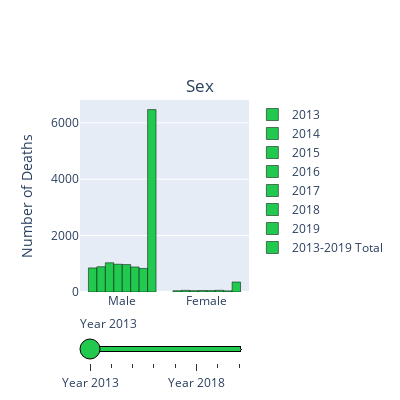
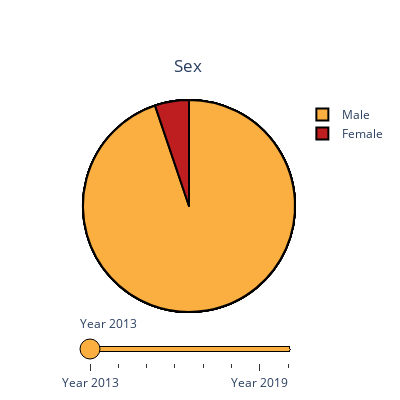

Notebook code cell kept with these figures, in order:
### Code cell
#SEX
data_slider = []
for year in [2013,2014,2015,2016,2017,2018,2019,'Total']:
    if year != 'Total':
        data_each_yr = dict(
                            type='bar',
                            x = fulldb["Victim's gender"].value_counts().index,
                            y=fulldb[fulldb['Year'] == year]["Victim's gender"].value_counts(),
                            hovertemplate = '<b><i>Sex: %{x}</i></b><br><br>Number of Deaths: %{y}<br>Proportion of ' + str(year)  +  ' Total: ' + (round((fulldb[fulldb['Year']==year]["Victim's gender"].value_counts()/len(fulldb[fulldb['Year']==year]["Victim's gender"]))*100,2)).astype(str) + '%<extra></extra>',
                            name = year,
                            marker_color='#22c94f',
                            marker_line_color='black')
    else:
        data_each_yr = dict(
                            type='bar',
                            x = fulldb["Victim's gender"].value_counts().index,
                            y=fulldb["Victim's gender"].value_counts(),
                            hovertemplate = '<b><i>Sex: %{x}</i></b><br><br>Number of Deaths: %{y}<br>Proportion of Total: ' + (round((fulldb["Victim's gender"].value_counts()/len(fulldb["Victim's gender"]))*100,2)).astype(str) + '%<extra></extra>',
                            name = '2013-2019 Total',
                            marker_color='#22c94f',
                            marker_line_color='black')
    data_slider.append(data_each_yr)

steps = []
for i in range(len(data_slider)):
    if i < len(data_slider) - 1:
        step = dict(method='restyle',
                    args=['visible', [False] * len(data_slider)],
                    label='Year {}'.format(i + 2013))
    else:
        step = dict(method='restyle',
                    args=['visible', [False] * len(data_slider)],
                    label='2013-2019 Total')
    step['args'][1][i] = True
    steps.append(step)
    

sliders = [dict(active=0, pad={"t": 20}, steps=steps,bgcolor='#22c94f',bordercolor='black')]

layout = dict(title ={'text':'Sex','x':0.5,'y':0.8},
              yaxis_title = {'text':'Number of Deaths'},
              sliders=sliders,height=400,width=400)

fig = go.Figure(dict(data=data_slider, layout=layout))

fig.show()

data_slider = []
for year in [2013,2014,2015,2016,2017,2018,2019,'Total']:
    if year != 'Total':
        data_each_yr = dict(
                            type='pie',
                            labels = fulldb["Victim's gender"].value_counts().index,
                            values=fulldb[fulldb['Year'] == year]["Victim's gender"].value_counts(),
                            hovertemplate = '<b><i>Sex: ' + fulldb["Victim's gender"].value_counts().index +'</i></b><br><br>Number of Deaths: ' + fulldb[fulldb['Year'] == year]["Victim's gender"].value_counts().astype(str) + '<br>Percentage of ' + str(year)  +  ' Total: %{percent}%<extra></extra>',
                            name = year,
                            marker = dict(colors=['#FAAF40','BE1E20'],line_color='black',line_width=2),
                            textinfo = 'none',
                            insidetextfont_size=14,
                            outsidetextfont_size=14
                            )
    else:
        data_each_yr = dict(
                            type='pie',
                            labels = fulldb["Victim's gender"].value_counts().index,
                            values=fulldb["Victim's gender"].value_counts(),
                            hovertemplate = '<b><i>Sex: ' + fulldb["Victim's gender"].value_counts().index +'</i></b><br><br>Number of Deaths: ' + fulldb["Victim's gender"].value_counts().astype(str)+ '<br>Percentage of Total: %{percent}%<extra></extra>',
                            name = '2013-2019 Cumulative Total',
                            marker = dict(colors=['#FAAF40','BE1E20'],line_color='black',line_width=2),
                            textinfo = 'none',
                            insidetextfont_size=14,
                            outsidetextfont_size=14)
    data_slider.append(data_each_yr)

steps = []
for i in range(len(data_slider)):
    if i < len(data_slider) - 1:
        step = dict(method='restyle',
                    args=['visible', [False] * len(data_slider)],
                    label='Year {}'.format(i + 2013))
    else:
        step = dict(method='restyle',
                    args=['visible', [False] * len(data_slider)],
                    label='2013-2019 Cumulative Total')
    step['args'][1][i] = True
    steps.append(step)
    

sliders = [dict(active=0, pad={"t": 0}, steps=steps,bgcolor='#FAAF40',bordercolor='black',activebgcolor='#BE1E20')]

layout = dict(title ={'text':'Sex','x':0.47,'y':0.85},
              yaxis_title = {'text':'Number of Deaths'},
              sliders=sliders,height=400,width=400,showlegend=True)

figsex = go.Figure(dict(data=data_slider, layout=layout))

figsex.show()

### Figure 1 — Plotly figure (JSON) as saved in the notebook; plotly's stock layout.template omitted (floating-point values rounded to 4 significant figures)
{"data": [{"hovertemplate": ["<b><i>Sex: %{x}</i></b><br><br>Number of Deaths: %{y}<br>Proportion of 2013 Total: 94.99%<extra></extra>", "<b><i>Sex: %{x}</i></b><br><br>Number of Deaths: %{y}<br>Proportion of 2013 Total: 5.01%<extra></extra>"], "marker": {"color": "#22c94f", "line": {"color": "black"}}, "name": "2013", "type": "bar", "x": ["Male", "Female"], "y": [854, 45]}, {"hovertemplate": ["<b><i>Sex: %{x}</i></b><br><br>Number of Deaths: %{y}<br>Proportion of 2014 Total: 93.82%<extra></extra>", "<b><i>Sex: %{x}</i></b><br><br>Number of Deaths: %{y}<br>Proportion of 2014 Total: 6.18%<extra></extra>"], "marker": {"color": "#22c94f", "line": {"color": "black"}}, "name": "2014", "type": "bar", "x": ["Male", "Female"], "y": [896, 59]}, {"hovertemplate": ["<b><i>Sex: %{x}</i></b><br><br>Number of Deaths: %{y}<br>Proportion of 2015 Total: 95.66%<extra></extra>", "<b><i>Sex: %{x}</i></b><br><br>Number of Deaths: %{y}<br>Proportion of 2015 Total: 4.34%<extra></extra>"], "marker": {"color": "#22c94f", "line": {"color": "black"}}, "name": "2015", "type": "bar", "x": ["Male", "Female"], "y": [1037, 47]}, {"hovertemplate": ["<b><i>Sex: %{x}</i></b><br><br>Number of Deaths: %{y}<br>Proportion of 2016 Total: 94.99%<extra></extra>", "<b><i>Sex: %{x}</i></b><br><br>Number of Deaths: %{y}<br>Proportion of 2016 Total: 5.01%<extra></extra>"], "marker": {"color": "#22c94f", "line": {"color": "black"}}, "name": "2016", "type": "bar", "x": ["Male", "Female"], "y": [985, 52]}, {"hovertemplate": ["<b><i>Sex: %{x}</i></b><br><br>Number of Deaths: %{y}<br>Proportion of 2017 Total: 95.11%<extra></extra>", "<b><i>Sex: %{x}</i></b><br><br>Number of Deaths: %{y}<br>Proportion of 2017 Total: 4.89%<extra></extra>"], "marker": {"color": "#22c94f", "line": {"color": "black"}}, "name": "2017", "type": "bar", "x": ["Male", "Female"], "y": [973, 50]}, {"hovertemplate": ["<b><i>Sex: %{x}</i></b><br><br>Number of Deaths: %{y}<br>Proportion of 2018 Total: 93.67%<extra></extra>", "<b><i>Sex: %{x}</i></b><br><br>Number of Deaths: %{y}<br>Proportion of 2018 Total: 6.33%<extra></extra>"], "marker": {"color": "#22c94f", "line": {"color": "black"}}, "name": "2018", "type": "bar", "x": ["Male", "Female"], "y": [888, 60]}, {"hovertemplate": ["<b><i>Sex: %{x}</i></b><br><br>Number of Deaths: %{y}<br>Proportion of 2019 Total: 95.32%<extra></extra>", "<b><i>Sex: %{x}</i></b><br><br>Number of Deaths: %{y}<br>Proportion of 2019 Total: 4.68%<extra></extra>"], "marker": {"color": "#22c94f", "line": {"color": "black"}}, "name": "2019", "type": "bar", "x": ["Male", "Female"], "y": [835, 41]}, {"hovertemplate": ["<b><i>Sex: %{x}</i></b><br><br>Number of Deaths: %{y}<br>Proportion of Total: 94.81%<extra></extra>", "<b><i>Sex: %{x}</i></b><br><br>Number of Deaths: %{y}<br>Proportion of Total: 5.19%<extra></extra>"], "marker": {"color": "#22c94f", "line": {"color": "black"}}, "name": "2013-2019 Total", "type": "bar", "x": ["Male", "Female"], "y": [6468, 354]}], "layout": {"height": 400, "sliders": [{"active": 0, "bgcolor": "#22c94f", "bordercolor": "black", "pad": {"t": 20}, "steps": [{"args": ["visible", [true, false, false, false, false, false, false, false]], "label": "Year 2013", "method": "restyle"}, {"args": ["visible", [false, true, false, false, false, false, false, false]], "label": "Year 2014", "method": "restyle"}, {"args": ["visible", [false, false, true, false, false, false, false, false]], "label": "Year 2015", "method": "restyle"}, {"args": ["visible", [false, false, false, true, false, false, false, false]], "label": "Year 2016", "method": "restyle"}, {"args": ["visible", [false, false, false, false, true, false, false, false]], "label": "Year 2017", "method": "restyle"}, {"args": ["visible", [false, false, false, false, false, true, false, false]], "label": "Year 2018", "method": "restyle"}, {"args": ["visible", [false, false, false, false, false, false, true, false]], "label": "Year 2019", "method": "restyle"}, {"args": ["visible", [false, false, false, false, false, false, false, true]], "label": "2013-2019 Total", "method": "restyle"}]}], "title": {"text": "Sex", "x": 0.5, "y": 0.8}, "width": 400, "yaxis": {"title": {"text": "Number of Deaths"}}}}

### Figure 2 — Plotly figure (JSON) as saved in the notebook; plotly's stock layout.template omitted (floating-point values rounded to 4 significant figures)
{"data": [{"hovertemplate": ["<b><i>Sex: Male</i></b><br><br>Number of Deaths: 854<br>Percentage of 2013 Total: %{percent}%<extra></extra>", "<b><i>Sex: Female</i></b><br><br>Number of Deaths: 45<br>Percentage of 2013 Total: %{percent}%<extra></extra>"], "insidetextfont": {"size": 14}, "labels": ["Male", "Female"], "marker": {"colors": ["#FAAF40", "BE1E20"], "line": {"color": "black", "width": 2}}, "name": "2013", "outsidetextfont": {"size": 14}, "textinfo": "none", "type": "pie", "values": [854, 45]}, {"hovertemplate": ["<b><i>Sex: Male</i></b><br><br>Number of Deaths: 896<br>Percentage of 2014 Total: %{percent}%<extra></extra>", "<b><i>Sex: Female</i></b><br><br>Number of Deaths: 59<br>Percentage of 2014 Total: %{percent}%<extra></extra>"], "insidetextfont": {"size": 14}, "labels": ["Male", "Female"], "marker": {"colors": ["#FAAF40", "BE1E20"], "line": {"color": "black", "width": 2}}, "name": "2014", "outsidetextfont": {"size": 14}, "textinfo": "none", "type": "pie", "values": [896, 59]}, {"hovertemplate": ["<b><i>Sex: Male</i></b><br><br>Number of Deaths: 1037<br>Percentage of 2015 Total: %{percent}%<extra></extra>", "<b><i>Sex: Female</i></b><br><br>Number of Deaths: 47<br>Percentage of 2015 Total: %{percent}%<extra></extra>"], "insidetextfont": {"size": 14}, "labels": ["Male", "Female"], "marker": {"colors": ["#FAAF40", "BE1E20"], "line": {"color": "black", "width": 2}}, "name": "2015", "outsidetextfont": {"size": 14}, "textinfo": "none", "type": "pie", "values": [1037, 47]}, {"hovertemplate": ["<b><i>Sex: Male</i></b><br><br>Number of Deaths: 985<br>Percentage of 2016 Total: %{percent}%<extra></extra>", "<b><i>Sex: Female</i></b><br><br>Number of Deaths: 52<br>Percentage of 2016 Total: %{percent}%<extra></extra>"], "insidetextfont": {"size": 14}, "labels": ["Male", "Female"], "marker": {"colors": ["#FAAF40", "BE1E20"], "line": {"color": "black", "width": 2}}, "name": "2016", "outsidetextfont": {"size": 14}, "textinfo": "none", "type": "pie", "values": [985, 52]}, {"hovertemplate": ["<b><i>Sex: Male</i></b><br><br>Number of Deaths: 973<br>Percentage of 2017 Total: %{percent}%<extra></extra>", "<b><i>Sex: Female</i></b><br><br>Number of Deaths: 50<br>Percentage of 2017 Total: %{percent}%<extra></extra>"], "insidetextfont": {"size": 14}, "labels": ["Male", "Female"], "marker": {"colors": ["#FAAF40", "BE1E20"], "line": {"color": "black", "width": 2}}, "name": "2017", "outsidetextfont": {"size": 14}, "textinfo": "none", "type": "pie", "values": [973, 50]}, {"hovertemplate": ["<b><i>Sex: Male</i></b><br><br>Number of Deaths: 888<br>Percentage of 2018 Total: %{percent}%<extra></extra>", "<b><i>Sex: Female</i></b><br><br>Number of Deaths: 60<br>Percentage of 2018 Total: %{percent}%<extra></extra>"], "insidetextfont": {"size": 14}, "labels": ["Male", "Female"], "marker": {"colors": ["#FAAF40", "BE1E20"], "line": {"color": "black", "width": 2}}, "name": "2018", "outsidetextfont": {"size": 14}, "textinfo": "none", "type": "pie", "values": [888, 60]}, {"hovertemplate": ["<b><i>Sex: Male</i></b><br><br>Number of Deaths: 835<br>Percentage of 2019 Total: %{percent}%<extra></extra>", "<b><i>Sex: Female</i></b><br><br>Number of Deaths: 41<br>Percentage of 2019 Total: %{percent}%<extra></extra>"], "insidetextfont": {"size": 14}, "labels": ["Male", "Female"], "marker": {"colors": ["#FAAF40", "BE1E20"], "line": {"color": "black", "width": 2}}, "name": "2019", "outsidetextfont": {"size": 14}, "textinfo": "none", "type": "pie", "values": [835, 41]}, {"hovertemplate": ["<b><i>Sex: Male</i></b><br><br>Number of Deaths: 6468<br>Percentage of Total: %{percent}%<extra></extra>", "<b><i>Sex: Female</i></b><br><br>Number of Deaths: 354<br>Percentage of Total: %{percent}%<extra></extra>"], "insidetextfont": {"size": 14}, "labels": ["Male", "Female"], "marker": {"colors": ["#FAAF40", "BE1E20"], "line": {"color": "black", "width": 2}}, "name": "2013-2019 Cumulative Total", "outsidetextfont": {"size": 14}, "textinfo": "none", "type": "pie", "values": [6468, 354]}], "layout": {"height": 400, "showlegend": true, "sliders": [{"active": 0, "activebgcolor": "#BE1E20", "bgcolor": "#FAAF40", "bordercolor": "black", "pad": {"t": 0}, "steps": [{"args": ["visible", [true, false, false, false, false, false, false, false]], "label": "Year 2013", "method": "restyle"}, {"args": ["visible", [false, true, false, false, false, false, false, false]], "label": "Year 2014", "method": "restyle"}, {"args": ["visible", [false, false, true, false, false, false, false, false]], "label": "Year 2015", "method": "restyle"}, {"args": ["visible", [false, false, false, true, false, false, false, false]], "label": "Year 2016", "method": "restyle"}, {"args": ["visible", [false, false, false, false, true, false, false, false]], "label": "Year 2017", "method": "restyle"}, {"args": ["visible", [false, false, false, false, false, true, false, false]], "label": "Year 2018", "method": "restyle"}, {"args": ["visible", [false, false, false, false, false, false, true, false]], "label": "Year 2019", "method": "restyle"}, {"args": ["visible", [false, false, false, false, false, false, false, true]], "label": "2013-2019 Cumulative Total", "method": "restyle"}]}], "title": {"text": "Sex", "x": 0.47, "y": 0.85}, "width": 400, "yaxis": {"title": {"text": "Number of Deaths"}}}}
